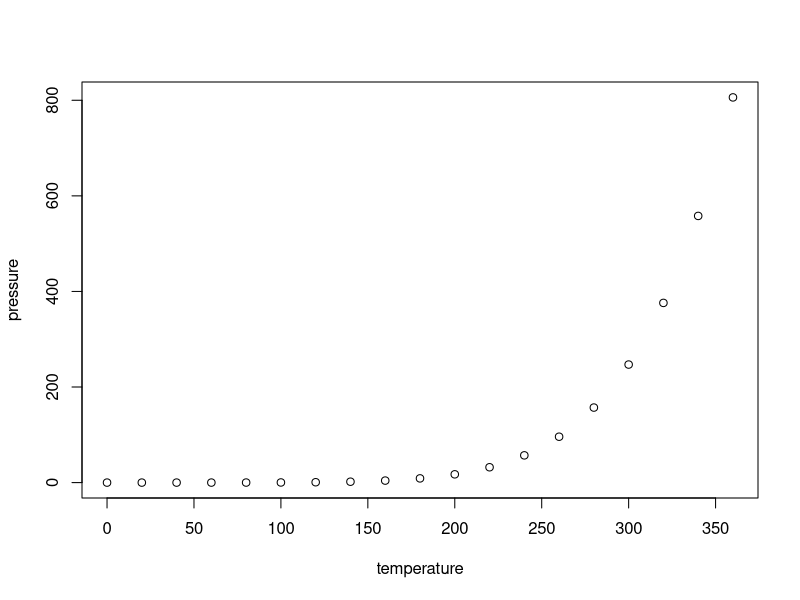
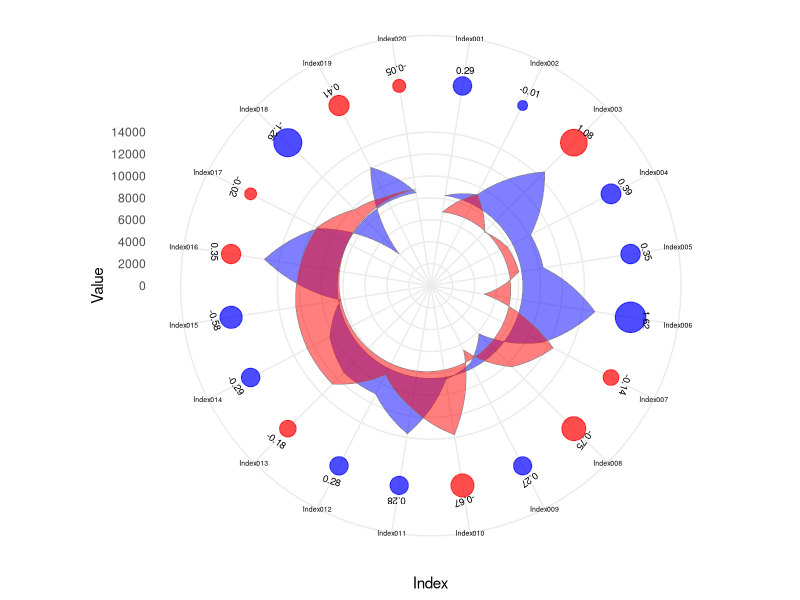
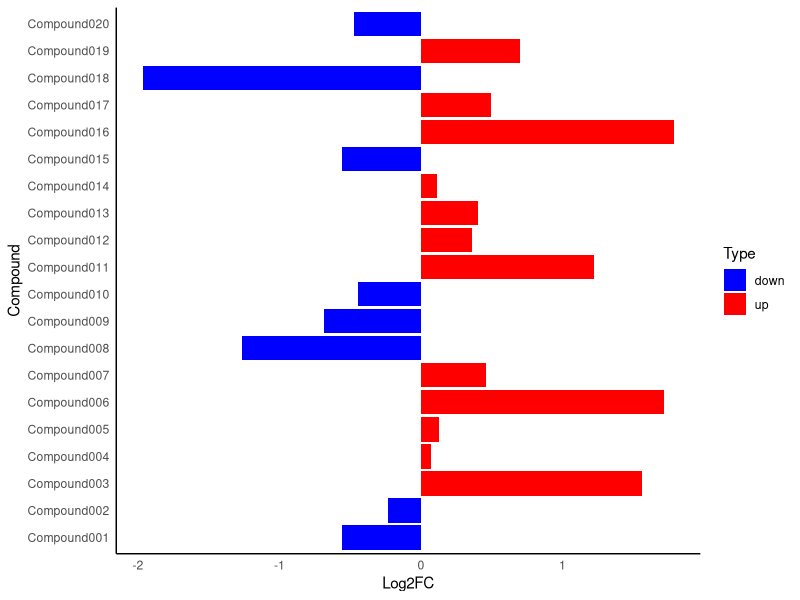
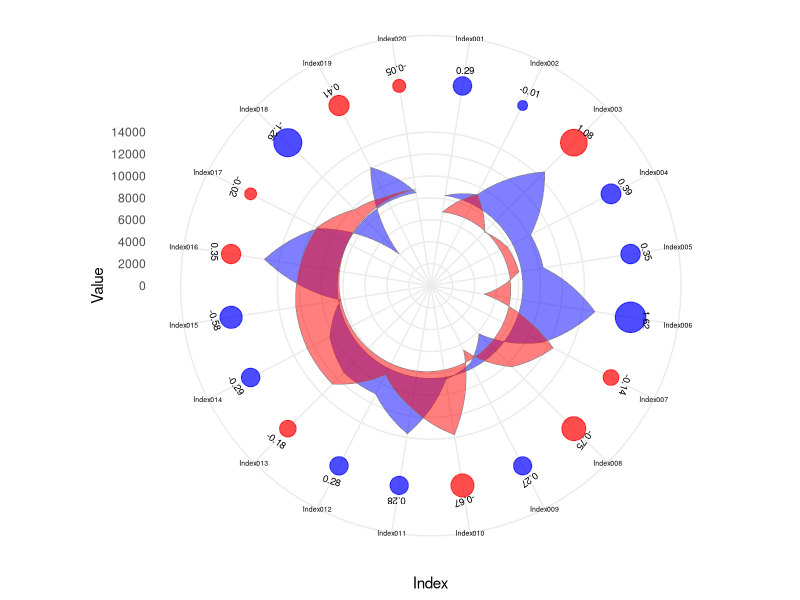

Generate these figures, in order, with R:
## ---- chunk 1
knitr::opts_chunk$set(echo = TRUE)
## ---- chunk 2
summary(cars)
## ---- chunk 3
plot(pressure)
## ---- chunk 4
library(ggplot2)
library(dplyr)
library(tidyr)

# Generate a dummy dataset
set.seed(123)  # for reproducibility
indices <- paste0("Index", sprintf("%03d", 1:20))
group_a <- abs(rnorm(20, mean = 10000, sd = 3000))  # raw read values for Group A
group_b <- abs(rnorm(20, mean = 10000, sd = 3000))  # raw read values for Group B
log2fc <- log2(group_a/group_b)  # Log2 Fold Change
type <- sample(c("up", "down"), 20, replace = TRUE)  # 'up' or 'down' type

data <- data.frame(
  Index = factor(indices, levels = indices),
  Group_A = group_a,
  Group_B = group_b,
  Log2FC = log2fc,
  Type = type
)

# Determine the radius for the outer circle where the bubbles will be placed
max_raw_value <- max(c(data$Group_A, data$Group_B), na.rm = TRUE)
bubble_radius <- max_raw_value * 1.2  # Bubble radius is set outside the radial plot

# Calculate angle for the text labels
data$angle <- (as.numeric(data$Index) - 1) / length(levels(data$Index)) * 360
data$angle <- ifelse(data$angle > 180, data$angle - 180, data$angle)

# Reshape data to long format using pivot_longer
data_long <- data %>%
  pivot_longer(cols = c(Group_A, Group_B), names_to = "Group", values_to = "Value")

# Create the base plot
p <- ggplot(data_long, aes(x = Index, y = Value, group = Group)) +
  geom_polygon(aes(fill = Group), color = "grey50", size = 0.2, alpha = 0.5) +
  coord_polar() +
  scale_fill_manual(values = c("Group_A" = "blue", "Group_B" = "red")) +
  theme_minimal() +
  theme(
    axis.text.x = element_text(angle = 0, hjust = 1, color = "black", size = 5),
    legend.position = "none"
  ) +
  scale_y_continuous(limits = c(0, max_raw_value))  # Set limits for the radial plot

# Extend the limits of the y-axis to include the bubbles
p <- p + scale_y_continuous(breaks = seq(0, max_raw_value, by = 2000), limits = c(0, bubble_radius * 1.1))

# Add the points for Log2FC
# They are placed just outside the range of the plot
p <- p + geom_point(data = data, aes(x = Index, y = rep(bubble_radius, nrow(data)), size = abs(Log2FC), color = Type), alpha = 0.7, inherit.aes = FALSE) +
  scale_size_continuous(range = c(3, 10)) +
  scale_color_manual(values = c("up" = "red", "down" = "blue")) +
  guides(size = guide_legend("Log2FC"), color = guide_legend("Type"))

# Add text labels for Log2FC, placed outside the bubbles
p <- p + geom_text(data = data, aes(x = Index, y = bubble_radius * 1.08, label = sprintf("%.2f", Log2FC), angle = -angle), vjust = 0.5, color = "black", size = 2.5, inherit.aes = FALSE)

# Print the plot
print(p)

ggsave("output/radial_plot.pdf")

## ---- chunk 5
library(ggplot2)
library(dplyr)

# Assuming data is already loaded into 'data'
# If not, you can create a sample 'data' data frame as follows:
set.seed(123)  # for reproducibility
compound <- paste0("Compound", sprintf("%03d", 1:20))
log2fc <- rnorm(20, mean = 0, sd = 1)  # Log2 Fold Change
type <- ifelse(log2fc > 0, "up", "down")  # 'up' for positive, 'down' for negative

data <- data.frame(
  Compound = compound,
  Log2FC = log2fc,
  Type = type
)

# Create the bar plot
p <- ggplot(data, aes(x = Compound, y = Log2FC, fill = Type)) +
  geom_bar(stat = "identity", position = "identity") +
  scale_fill_manual(values = c("up" = "red", "down" = "blue")) +
  theme_minimal() +
   theme(
    panel.grid.major = element_blank(),  # Remove major grid lines
    panel.grid.minor = element_blank(),  # Remove minor grid lines
    panel.background = element_blank(),  # Remove panel background
    axis.line = element_line(colour = "black"))+
  labs(
    x = "Compound",
    y = "Log2FC",
    fill = "Type"
  ) +
  coord_flip()  # Flip coordinates to make it horizontal, remove this line if vertical bars are preferred

# Print the plot
print(p)


